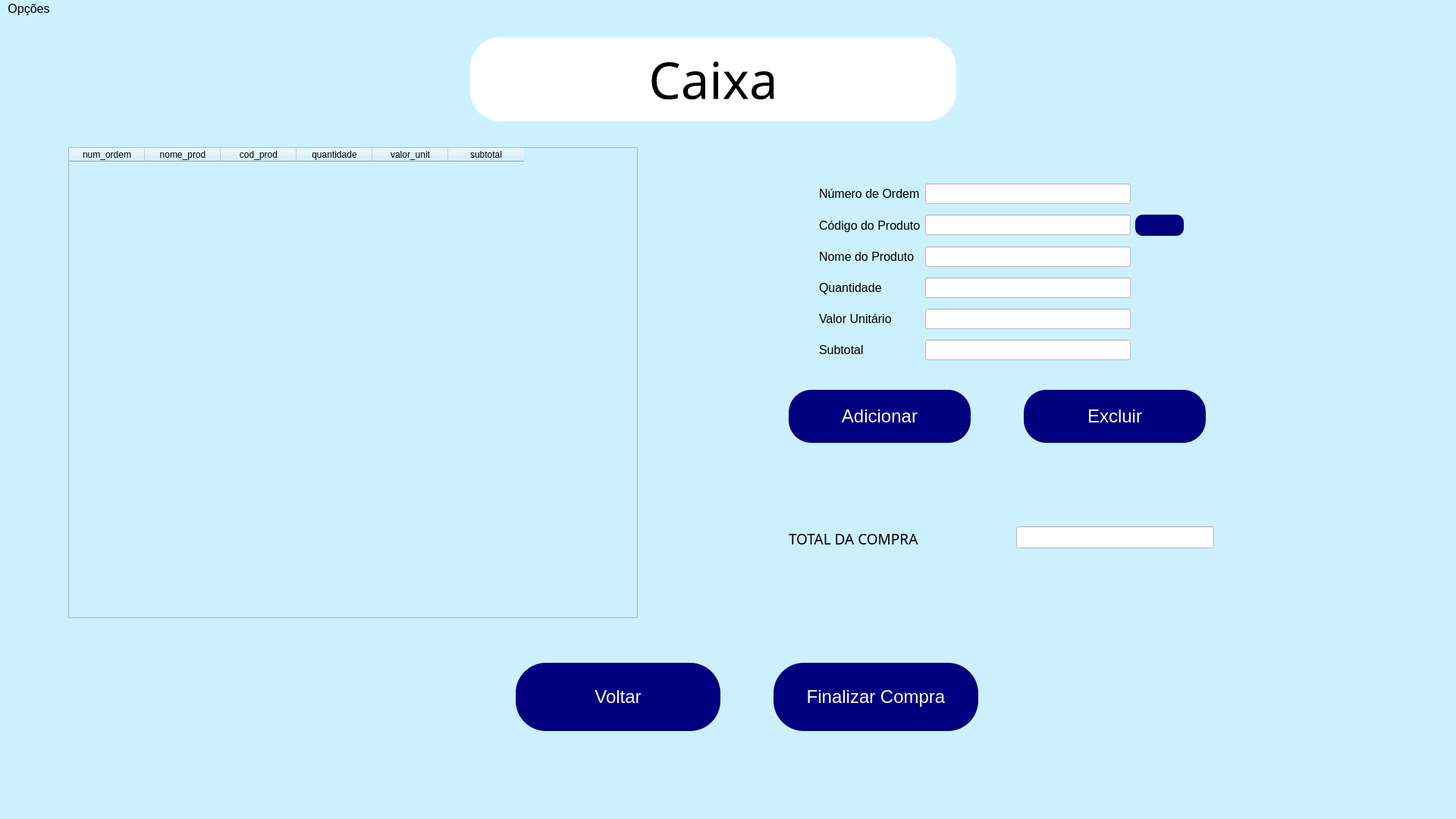
<?xml version="1.0" encoding="UTF-8"?>
<ui version="4.0">
 <class>MainWindow</class>
 <widget class="QMainWindow" name="MainWindow">
  <property name="geometry">
   <rect>
    <x>0</x>
    <y>0</y>
    <width>1920</width>
    <height>1080</height>
   </rect>
  </property>
  <property name="windowTitle">
   <string>Kitton Informática - Caixa</string>
  </property>
  <property name="windowIcon">
   <iconset>
    <normaloff>Imagens/Logomarca Ícone.ico</normaloff>Imagens/Logomarca Ícone.ico</iconset>
  </property>
  <property name="styleSheet">
   <string notr="true">background-color: rgb(205, 240, 255);</string>
  </property>
  <widget class="QWidget" name="centralwidget">
   <widget class="QTableWidget" name="tableWidget">
    <property name="geometry">
     <rect>
      <x>90</x>
      <y>170</y>
      <width>751</width>
      <height>621</height>
     </rect>
    </property>
    <column>
     <property name="text">
      <string>num_ordem</string>
     </property>
    </column>
    <column>
     <property name="text">
      <string>nome_prod</string>
     </property>
    </column>
    <column>
     <property name="text">
      <string>cod_prod</string>
     </property>
    </column>
    <column>
     <property name="text">
      <string>quantidade</string>
     </property>
    </column>
    <column>
     <property name="text">
      <string>valor_unit</string>
     </property>
    </column>
    <column>
     <property name="text">
      <string>subtotal</string>
     </property>
    </column>
   </widget>
   <widget class="QPushButton" name="botaoComprar">
    <property name="geometry">
     <rect>
      <x>1020</x>
      <y>850</y>
      <width>270</width>
      <height>90</height>
     </rect>
    </property>
    <property name="font">
     <font>
      <family>Arial</family>
      <pointsize>18</pointsize>
     </font>
    </property>
    <property name="cursor">
     <cursorShape>PointingHandCursor</cursorShape>
    </property>
    <property name="styleSheet">
     <string notr="true">QPushButton{
background-color: rgb(0, 0, 127);
	color: rgb(255, 255, 255);
border-radius: 40px;
}
QPushButton:hover
{
   background-color:white;
	color: rgb(0, 0, 0);
}</string>
    </property>
    <property name="text">
     <string>Finalizar Compra</string>
    </property>
   </widget>
   <widget class="QLabel" name="label_11">
    <property name="geometry">
     <rect>
      <x>620</x>
      <y>25</y>
      <width>641</width>
      <height>111</height>
     </rect>
    </property>
    <property name="font">
     <font>
      <family>Segoe Print</family>
      <pointsize>50</pointsize>
     </font>
    </property>
    <property name="styleSheet">
     <string notr="true">background-color: rgb(255, 255, 255);
border-radius:40px;</string>
    </property>
    <property name="text">
     <string>Caixa</string>
    </property>
    <property name="scaledContents">
     <bool>false</bool>
    </property>
    <property name="alignment">
     <set>Qt::AlignCenter</set>
    </property>
    <property name="wordWrap">
     <bool>true</bool>
    </property>
   </widget>
   <widget class="QLabel" name="img3">
    <property name="geometry">
     <rect>
      <x>630</x>
      <y>30</y>
      <width>101</width>
      <height>101</height>
     </rect>
    </property>
    <property name="styleSheet">
     <string notr="true">background-color: rgb(255, 255, 255);
border-radius:40px;</string>
    </property>
    <property name="text">
     <string/>
    </property>
    <property name="pixmap">
     <pixmap>Imagens/Logomarca.png</pixmap>
    </property>
    <property name="scaledContents">
     <bool>true</bool>
    </property>
   </widget>
   <widget class="QLabel" name="img3_2">
    <property name="geometry">
     <rect>
      <x>1140</x>
      <y>30</y>
      <width>101</width>
      <height>101</height>
     </rect>
    </property>
    <property name="styleSheet">
     <string notr="true">background-color: rgb(255, 255, 255);
border-radius:40px;</string>
    </property>
    <property name="text">
     <string/>
    </property>
    <property name="pixmap">
     <pixmap>Imagens/Logomarca.png</pixmap>
    </property>
    <property name="scaledContents">
     <bool>true</bool>
    </property>
   </widget>
   <widget class="QLineEdit" name="inputTotal">
    <property name="geometry">
     <rect>
      <x>1340</x>
      <y>670</y>
      <width>261</width>
      <height>29</height>
     </rect>
    </property>
    <property name="font">
     <font>
      <family>Arial</family>
      <pointsize>12</pointsize>
     </font>
    </property>
    <property name="styleSheet">
     <string notr="true">background-color: rgb(255, 255, 255);</string>
    </property>
   </widget>
   <widget class="QLabel" name="label_7">
    <property name="geometry">
     <rect>
      <x>1040</x>
      <y>670</y>
      <width>255</width>
      <height>32</height>
     </rect>
    </property>
    <property name="font">
     <font>
      <family>Arial Black</family>
      <pointsize>14</pointsize>
      <weight>10</weight>
      <italic>false</italic>
      <bold>false</bold>
     </font>
    </property>
    <property name="styleSheet">
     <string notr="true">font: 87 14pt &quot;Arial Black&quot;;</string>
    </property>
    <property name="text">
     <string>TOTAL DA COMPRA</string>
    </property>
   </widget>
   <widget class="QPushButton" name="botaoAdcionar">
    <property name="geometry">
     <rect>
      <x>1040</x>
      <y>490</y>
      <width>240</width>
      <height>70</height>
     </rect>
    </property>
    <property name="font">
     <font>
      <family>Arial</family>
      <pointsize>18</pointsize>
     </font>
    </property>
    <property name="cursor">
     <cursorShape>PointingHandCursor</cursorShape>
    </property>
    <property name="styleSheet">
     <string notr="true">QPushButton{
background-color: rgb(0, 0, 127);
	color: rgb(255, 255, 255);
border-radius: 30px;
}
QPushButton:hover
{
   background-color:white;
	color: rgb(0, 0, 0);
}</string>
    </property>
    <property name="text">
     <string>Adicionar</string>
    </property>
    <property name="icon">
     <iconset>
      <normaloff>Imagens/Carrinho.png</normaloff>Imagens/Carrinho.png</iconset>
    </property>
    <property name="iconSize">
     <size>
      <width>30</width>
      <height>30</height>
     </size>
    </property>
   </widget>
   <widget class="QPushButton" name="botaoExcluir">
    <property name="geometry">
     <rect>
      <x>1350</x>
      <y>490</y>
      <width>240</width>
      <height>70</height>
     </rect>
    </property>
    <property name="font">
     <font>
      <family>Arial</family>
      <pointsize>18</pointsize>
     </font>
    </property>
    <property name="cursor">
     <cursorShape>PointingHandCursor</cursorShape>
    </property>
    <property name="styleSheet">
     <string notr="true">QPushButton{
background-color: rgb(0, 0, 127);
	color: rgb(255, 255, 255);
border-radius: 30px;
}
QPushButton:hover
{
   background-color:white;
	color: rgb(0, 0, 0);
}</string>
    </property>
    <property name="text">
     <string>Excluir</string>
    </property>
    <property name="icon">
     <iconset>
      <normaloff>Imagens/Lixeira.png</normaloff>Imagens/Lixeira.png</iconset>
    </property>
    <property name="iconSize">
     <size>
      <width>30</width>
      <height>30</height>
     </size>
    </property>
   </widget>
   <widget class="QPushButton" name="botaoVoltar">
    <property name="geometry">
     <rect>
      <x>680</x>
      <y>850</y>
      <width>270</width>
      <height>90</height>
     </rect>
    </property>
    <property name="font">
     <font>
      <family>Arial</family>
      <pointsize>18</pointsize>
     </font>
    </property>
    <property name="cursor">
     <cursorShape>PointingHandCursor</cursorShape>
    </property>
    <property name="styleSheet">
     <string notr="true">QPushButton{
background-color: rgb(0, 0, 127);
	color: rgb(255, 255, 255);
border-radius: 40px;
}
QPushButton:hover
{
   background-color:white;
	color: rgb(0, 0, 0);
}</string>
    </property>
    <property name="text">
     <string>Voltar</string>
    </property>
    <property name="icon">
     <iconset>
      <normaloff>Imagens/Voltar.png</normaloff>Imagens/Voltar.png</iconset>
    </property>
    <property name="iconSize">
     <size>
      <width>30</width>
      <height>30</height>
     </size>
    </property>
   </widget>
   <widget class="QWidget" name="layoutWidget">
    <property name="geometry">
     <rect>
      <x>1080</x>
      <y>210</y>
      <width>481</width>
      <height>253</height>
     </rect>
    </property>
    <layout class="QGridLayout" name="gridLayout">
     <item row="5" column="1">
      <widget class="QLineEdit" name="inputPreco">
       <property name="font">
        <font>
         <family>Arial</family>
         <pointsize>12</pointsize>
        </font>
       </property>
       <property name="styleSheet">
        <string notr="true">background-color: rgb(255, 255, 255);</string>
       </property>
      </widget>
     </item>
     <item row="6" column="0">
      <widget class="QLabel" name="label_6">
       <property name="font">
        <font>
         <family>Arial</family>
         <pointsize>12</pointsize>
        </font>
       </property>
       <property name="text">
        <string>Subtotal</string>
       </property>
      </widget>
     </item>
     <item row="6" column="1">
      <widget class="QLineEdit" name="inputSubt">
       <property name="font">
        <font>
         <family>Arial</family>
         <pointsize>12</pointsize>
        </font>
       </property>
       <property name="styleSheet">
        <string notr="true">background-color: rgb(255, 255, 255);</string>
       </property>
      </widget>
     </item>
     <item row="0" column="1">
      <widget class="QLineEdit" name="inputNumOrd">
       <property name="font">
        <font>
         <family>Arial</family>
         <pointsize>12</pointsize>
        </font>
       </property>
       <property name="styleSheet">
        <string notr="true">background-color: rgb(255, 255, 255);</string>
       </property>
      </widget>
     </item>
     <item row="4" column="1">
      <widget class="QLineEdit" name="inputQt">
       <property name="font">
        <font>
         <family>Arial</family>
         <pointsize>12</pointsize>
        </font>
       </property>
       <property name="styleSheet">
        <string notr="true">background-color: rgb(255, 255, 255);</string>
       </property>
      </widget>
     </item>
     <item row="5" column="0">
      <widget class="QLabel" name="label_5">
       <property name="font">
        <font>
         <family>Arial</family>
         <pointsize>12</pointsize>
        </font>
       </property>
       <property name="text">
        <string>Valor Unitário</string>
       </property>
      </widget>
     </item>
     <item row="2" column="0">
      <widget class="QLabel" name="label_2">
       <property name="font">
        <font>
         <family>Arial</family>
         <pointsize>12</pointsize>
        </font>
       </property>
       <property name="text">
        <string>Código do Produto</string>
       </property>
      </widget>
     </item>
     <item row="2" column="1">
      <widget class="QLineEdit" name="inputCod">
       <property name="font">
        <font>
         <family>Arial</family>
         <pointsize>12</pointsize>
        </font>
       </property>
       <property name="styleSheet">
        <string notr="true">background-color: rgb(255, 255, 255);</string>
       </property>
      </widget>
     </item>
     <item row="3" column="0">
      <widget class="QLabel" name="label_3">
       <property name="font">
        <font>
         <family>Arial</family>
         <pointsize>12</pointsize>
        </font>
       </property>
       <property name="text">
        <string>Nome do Produto</string>
       </property>
      </widget>
     </item>
     <item row="0" column="0">
      <widget class="QLabel" name="label">
       <property name="font">
        <font>
         <family>Arial</family>
         <pointsize>12</pointsize>
        </font>
       </property>
       <property name="text">
        <string>Número de Ordem</string>
       </property>
      </widget>
     </item>
     <item row="4" column="0">
      <widget class="QLabel" name="label_4">
       <property name="font">
        <font>
         <family>Arial</family>
         <pointsize>12</pointsize>
        </font>
       </property>
       <property name="text">
        <string>Quantidade</string>
       </property>
      </widget>
     </item>
     <item row="3" column="1">
      <widget class="QLineEdit" name="inputNome">
       <property name="font">
        <font>
         <family>Arial</family>
         <pointsize>12</pointsize>
        </font>
       </property>
       <property name="styleSheet">
        <string notr="true">background-color: rgb(255, 255, 255);</string>
       </property>
      </widget>
     </item>
     <item row="2" column="2">
      <widget class="QPushButton" name="botaoPesquisar">
       <property name="font">
        <font>
         <family>Arial</family>
         <pointsize>18</pointsize>
        </font>
       </property>
       <property name="cursor">
        <cursorShape>PointingHandCursor</cursorShape>
       </property>
       <property name="styleSheet">
        <string notr="true">QPushButton{
background-color: rgb(0, 0, 127);
	color: rgb(255, 255, 255);
border-radius: 10px;
}
QPushButton:hover
{
   background-color:white;
	color: rgb(0, 0, 0);
}</string>
       </property>
       <property name="text">
        <string/>
       </property>
       <property name="icon">
        <iconset>
         <normaloff>Imagens/Pesquisa.png</normaloff>Imagens/Pesquisa.png</iconset>
       </property>
       <property name="iconSize">
        <size>
         <width>30</width>
         <height>30</height>
        </size>
       </property>
      </widget>
     </item>
    </layout>
   </widget>
  </widget>
  <widget class="QMenuBar" name="menubar">
   <property name="geometry">
    <rect>
     <x>0</x>
     <y>0</y>
     <width>1920</width>
     <height>29</height>
    </rect>
   </property>
   <property name="palette">
    <palette>
     <active>
      <colorrole role="WindowText">
       <brush brushstyle="SolidPattern">
        <color alpha="255">
         <red>0</red>
         <green>0</green>
         <blue>0</blue>
        </color>
       </brush>
      </colorrole>
      <colorrole role="Button">
       <brush brushstyle="SolidPattern">
        <color alpha="255">
         <red>255</red>
         <green>255</green>
         <blue>255</blue>
        </color>
       </brush>
      </colorrole>
      <colorrole role="Light">
       <brush brushstyle="SolidPattern">
        <color alpha="255">
         <red>255</red>
         <green>255</green>
         <blue>255</blue>
        </color>
       </brush>
      </colorrole>
      <colorrole role="Midlight">
       <brush brushstyle="SolidPattern">
        <color alpha="255">
         <red>255</red>
         <green>255</green>
         <blue>255</blue>
        </color>
       </brush>
      </colorrole>
      <colorrole role="Dark">
       <brush brushstyle="SolidPattern">
        <color alpha="255">
         <red>127</red>
         <green>127</green>
         <blue>127</blue>
        </color>
       </brush>
      </colorrole>
      <colorrole role="Mid">
       <brush brushstyle="SolidPattern">
        <color alpha="255">
         <red>170</red>
         <green>170</green>
         <blue>170</blue>
        </color>
       </brush>
      </colorrole>
      <colorrole role="Text">
       <brush brushstyle="SolidPattern">
        <color alpha="255">
         <red>0</red>
         <green>0</green>
         <blue>0</blue>
        </color>
       </brush>
      </colorrole>
      <colorrole role="BrightText">
       <brush brushstyle="SolidPattern">
        <color alpha="255">
         <red>255</red>
         <green>255</green>
         <blue>255</blue>
        </color>
       </brush>
      </colorrole>
      <colorrole role="ButtonText">
       <brush brushstyle="SolidPattern">
        <color alpha="255">
         <red>0</red>
         <green>0</green>
         <blue>0</blue>
        </color>
       </brush>
      </colorrole>
      <colorrole role="Base">
       <brush brushstyle="SolidPattern">
        <color alpha="255">
         <red>255</red>
         <green>255</green>
         <blue>255</blue>
        </color>
       </brush>
      </colorrole>
      <colorrole role="Window">
       <brush brushstyle="SolidPattern">
        <color alpha="255">
         <red>255</red>
         <green>255</green>
         <blue>255</blue>
        </color>
       </brush>
      </colorrole>
      <colorrole role="Shadow">
       <brush brushstyle="SolidPattern">
        <color alpha="255">
         <red>0</red>
         <green>0</green>
         <blue>0</blue>
        </color>
       </brush>
      </colorrole>
      <colorrole role="AlternateBase">
       <brush brushstyle="SolidPattern">
        <color alpha="255">
         <red>255</red>
         <green>255</green>
         <blue>255</blue>
        </color>
       </brush>
      </colorrole>
      <colorrole role="ToolTipBase">
       <brush brushstyle="SolidPattern">
        <color alpha="255">
         <red>255</red>
         <green>255</green>
         <blue>220</blue>
        </color>
       </brush>
      </colorrole>
      <colorrole role="ToolTipText">
       <brush brushstyle="SolidPattern">
        <color alpha="255">
         <red>0</red>
         <green>0</green>
         <blue>0</blue>
        </color>
       </brush>
      </colorrole>
     </active>
     <inactive>
      <colorrole role="WindowText">
       <brush brushstyle="SolidPattern">
        <color alpha="255">
         <red>0</red>
         <green>0</green>
         <blue>0</blue>
        </color>
       </brush>
      </colorrole>
      <colorrole role="Button">
       <brush brushstyle="SolidPattern">
        <color alpha="255">
         <red>255</red>
         <green>255</green>
         <blue>255</blue>
        </color>
       </brush>
      </colorrole>
      <colorrole role="Light">
       <brush brushstyle="SolidPattern">
        <color alpha="255">
         <red>255</red>
         <green>255</green>
         <blue>255</blue>
        </color>
       </brush>
      </colorrole>
      <colorrole role="Midlight">
       <brush brushstyle="SolidPattern">
        <color alpha="255">
         <red>255</red>
         <green>255</green>
         <blue>255</blue>
        </color>
       </brush>
      </colorrole>
      <colorrole role="Dark">
       <brush brushstyle="SolidPattern">
        <color alpha="255">
         <red>127</red>
         <green>127</green>
         <blue>127</blue>
        </color>
       </brush>
      </colorrole>
      <colorrole role="Mid">
       <brush brushstyle="SolidPattern">
        <color alpha="255">
         <red>170</red>
         <green>170</green>
         <blue>170</blue>
        </color>
       </brush>
      </colorrole>
      <colorrole role="Text">
       <brush brushstyle="SolidPattern">
        <color alpha="255">
         <red>0</red>
         <green>0</green>
         <blue>0</blue>
        </color>
       </brush>
      </colorrole>
      <colorrole role="BrightText">
       <brush brushstyle="SolidPattern">
        <color alpha="255">
         <red>255</red>
         <green>255</green>
         <blue>255</blue>
        </color>
       </brush>
      </colorrole>
      <colorrole role="ButtonText">
       <brush brushstyle="SolidPattern">
        <color alpha="255">
         <red>0</red>
         <green>0</green>
         <blue>0</blue>
        </color>
       </brush>
      </colorrole>
      <colorrole role="Base">
       <brush brushstyle="SolidPattern">
        <color alpha="255">
         <red>255</red>
         <green>255</green>
         <blue>255</blue>
        </color>
       </brush>
      </colorrole>
      <colorrole role="Window">
       <brush brushstyle="SolidPattern">
        <color alpha="255">
         <red>255</red>
         <green>255</green>
         <blue>255</blue>
        </color>
       </brush>
      </colorrole>
      <colorrole role="Shadow">
       <brush brushstyle="SolidPattern">
        <color alpha="255">
         <red>0</red>
         <green>0</green>
         <blue>0</blue>
        </color>
       </brush>
      </colorrole>
      <colorrole role="AlternateBase">
       <brush brushstyle="SolidPattern">
        <color alpha="255">
         <red>255</red>
         <green>255</green>
         <blue>255</blue>
        </color>
       </brush>
      </colorrole>
      <colorrole role="ToolTipBase">
       <brush brushstyle="SolidPattern">
        <color alpha="255">
         <red>255</red>
         <green>255</green>
         <blue>220</blue>
        </color>
       </brush>
      </colorrole>
      <colorrole role="ToolTipText">
       <brush brushstyle="SolidPattern">
        <color alpha="255">
         <red>0</red>
         <green>0</green>
         <blue>0</blue>
        </color>
       </brush>
      </colorrole>
     </inactive>
     <disabled>
      <colorrole role="WindowText">
       <brush brushstyle="SolidPattern">
        <color alpha="255">
         <red>127</red>
         <green>127</green>
         <blue>127</blue>
        </color>
       </brush>
      </colorrole>
      <colorrole role="Button">
       <brush brushstyle="SolidPattern">
        <color alpha="255">
         <red>255</red>
         <green>255</green>
         <blue>255</blue>
        </color>
       </brush>
      </colorrole>
      <colorrole role="Light">
       <brush brushstyle="SolidPattern">
        <color alpha="255">
         <red>255</red>
         <green>255</green>
         <blue>255</blue>
        </color>
       </brush>
      </colorrole>
      <colorrole role="Midlight">
       <brush brushstyle="SolidPattern">
        <color alpha="255">
         <red>255</red>
         <green>255</green>
         <blue>255</blue>
        </color>
       </brush>
      </colorrole>
      <colorrole role="Dark">
       <brush brushstyle="SolidPattern">
        <color alpha="255">
         <red>127</red>
         <green>127</green>
         <blue>127</blue>
        </color>
       </brush>
      </colorrole>
      <colorrole role="Mid">
       <brush brushstyle="SolidPattern">
        <color alpha="255">
         <red>170</red>
         <green>170</green>
         <blue>170</blue>
        </color>
       </brush>
      </colorrole>
      <colorrole role="Text">
       <brush brushstyle="SolidPattern">
        <color alpha="255">
         <red>127</red>
         <green>127</green>
         <blue>127</blue>
        </color>
       </brush>
      </colorrole>
      <colorrole role="BrightText">
       <brush brushstyle="SolidPattern">
        <color alpha="255">
         <red>255</red>
         <green>255</green>
         <blue>255</blue>
        </color>
       </brush>
      </colorrole>
      <colorrole role="ButtonText">
       <brush brushstyle="SolidPattern">
        <color alpha="255">
         <red>127</red>
         <green>127</green>
         <blue>127</blue>
        </color>
       </brush>
      </colorrole>
      <colorrole role="Base">
       <brush brushstyle="SolidPattern">
        <color alpha="255">
         <red>255</red>
         <green>255</green>
         <blue>255</blue>
        </color>
       </brush>
      </colorrole>
      <colorrole role="Window">
       <brush brushstyle="SolidPattern">
        <color alpha="255">
         <red>255</red>
         <green>255</green>
         <blue>255</blue>
        </color>
       </brush>
      </colorrole>
      <colorrole role="Shadow">
       <brush brushstyle="SolidPattern">
        <color alpha="255">
         <red>0</red>
         <green>0</green>
         <blue>0</blue>
        </color>
       </brush>
      </colorrole>
      <colorrole role="AlternateBase">
       <brush brushstyle="SolidPattern">
        <color alpha="255">
         <red>255</red>
         <green>255</green>
         <blue>255</blue>
        </color>
       </brush>
      </colorrole>
      <colorrole role="ToolTipBase">
       <brush brushstyle="SolidPattern">
        <color alpha="255">
         <red>255</red>
         <green>255</green>
         <blue>220</blue>
        </color>
       </brush>
      </colorrole>
      <colorrole role="ToolTipText">
       <brush brushstyle="SolidPattern">
        <color alpha="255">
         <red>0</red>
         <green>0</green>
         <blue>0</blue>
        </color>
       </brush>
      </colorrole>
     </disabled>
    </palette>
   </property>
   <property name="font">
    <font>
     <family>Arial</family>
     <pointsize>12</pointsize>
    </font>
   </property>
   <widget class="QMenu" name="menuOp_es">
    <property name="title">
     <string>Opções</string>
    </property>
    <addaction name="actionRelat_rio"/>
   </widget>
   <addaction name="menuOp_es"/>
  </widget>
  <widget class="QStatusBar" name="statusbar"/>
  <action name="actionRelat_rio">
   <property name="text">
    <string>Relatório</string>
   </property>
  </action>
 </widget>
 <tabstops>
  <tabstop>inputNumOrd</tabstop>
  <tabstop>inputCod</tabstop>
  <tabstop>botaoPesquisar</tabstop>
  <tabstop>inputNome</tabstop>
  <tabstop>inputQt</tabstop>
  <tabstop>inputPreco</tabstop>
  <tabstop>inputSubt</tabstop>
  <tabstop>botaoAdcionar</tabstop>
  <tabstop>botaoExcluir</tabstop>
  <tabstop>inputTotal</tabstop>
  <tabstop>botaoComprar</tabstop>
  <tabstop>botaoVoltar</tabstop>
  <tabstop>tableWidget</tabstop>
 </tabstops>
 <resources/>
 <connections/>
</ui>
